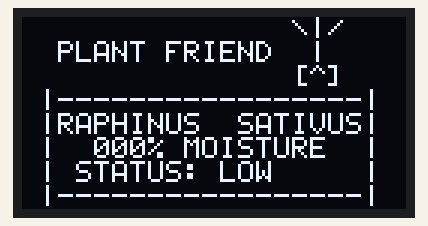
Recording of a sketch running on a simulated Arduino Uno, built with avr-gcc and run on an emulated ATmega328P. On the bench: 128×64 one-colour display. Sleep ends after the set time or at an interrupt; storage starts empty; what the sketch prints to the serial monitor is not drawn.

Above: at 0.2 s.

The sketch:

full_test.ino
```cpp
#include <Wire.h>
#include <SPI.h>
#include <SD.h>
#include <SSD1306Ascii.h>
#include <SSD1306AsciiWire.h>
#include <avr/sleep.h>
#include <avr/wdt.h>

#define MOISTURE_PIN A0
#define DRY_VAL      450
#define WET_VAL      150
#define SD_CS_PIN    10

SSD1306AsciiWire oled;
bool sdAvailable = false;

volatile int wdtCount = 0;

ISR(WDT_vect) {
  wdtCount++;
}

void sleepMinutes() {
  wdtCount = 0;
  while (wdtCount < 38) {
    cli();
    MCUSR &= ~(1 << WDRF);
    WDTCSR |= (1 << WDCE) | (1 << WDE);
    WDTCSR = (1 << WDIE) | (1 << WDP3) | (1 << WDP0); // 8s timeout
    sei();

    set_sleep_mode(SLEEP_MODE_PWR_DOWN);
    sleep_enable();
    sleep_cpu();
    sleep_disable();
  }
  wdt_disable();
}

void setup() {
  Serial.begin(9600);
  Wire.begin();
  oled.begin(&Adafruit128x64, 0x3C);
  oled.setFont(System5x7);
  oled.clear();
  sdAvailable = SD.begin(SD_CS_PIN);
  Serial.println(sdAvailable ? F("SD OK") : F("SD FAILED"));
}

void loop() {
  int raw = analogRead(MOISTURE_PIN);
  int pct = constrain(map(raw, DRY_VAL, WET_VAL, 0, 100), 0, 100);

  const char* status;
  if (pct < 45)       status = "LOW     ";
  else if (pct <= 70) status = "GOOD    ";
  else                status = "TOO HIGH";

  char moistureLine[22];
  char statusLine[22];
  sprintf(moistureLine, " |  %03d%% MOISTURE  | ", pct);
  sprintf(statusLine,   " | STATUS: %-8s| ",       status);

  oled.home();
  oled.println(F("               \\|/  "));
  oled.println(F("  PLANT FRIEND  |    "));
  oled.println(F("               [^]   "));
  oled.println(F(" |-----------------| "));
  oled.println(F(" |RAPHINUS  SATIVUS| "));
  oled.println(moistureLine);
  oled.println(statusLine);
  oled.print(F(" |-----------------| "));

  Serial.print(F("raw=")); Serial.print(raw);
  Serial.print(F(" pct=")); Serial.println(pct);

  if (sdAvailable) {
    File logFile = SD.open("moisture.csv", FILE_WRITE);
    if (logFile) {
      logFile.print(raw);
      logFile.print(",");
      logFile.println(pct);
      logFile.close();
      Serial.println(F("SD write OK"));
    } else {
      Serial.println(F("SD open FAILED"));
    }
  }

  sleepMinutes();
}
```
